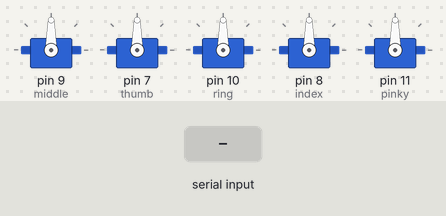
Recording of a program running on a simulated Arduino Nano, built with avr-gcc and run on an emulated ATmega328P. Shown: 5 × servo. Inputs (shaded band) come from the test bench.

Above: at 1.2 s.
1.3 s: "90,45,200\n" received over Serial
At 2.5 s:
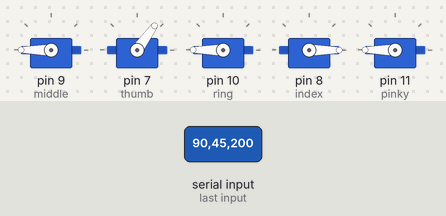
2.8 s: "30,150,10\n" received over Serial
At 3.8 s:
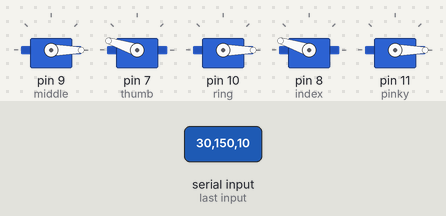
4.3 s: "90,45\n" received over Serial
At 4.8 s:
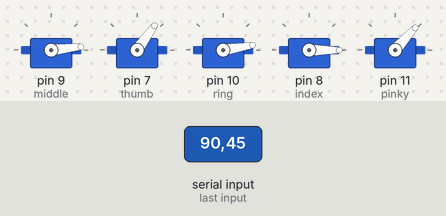
5.8 s: "30,150\n" received over Serial
At 7.0 s:
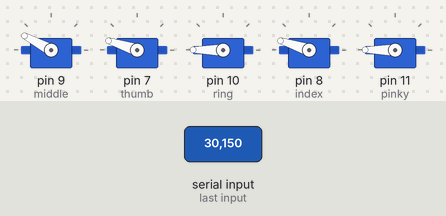
7.3 s: "90,45,200,10\n" received over Serial
At 8.5 s:
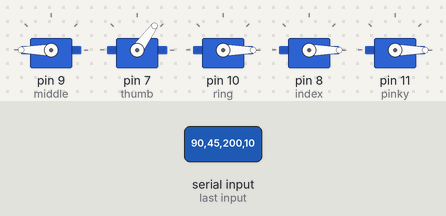
8.8 s: "30,150,10,200\n" received over Serial
At 9.7 s:
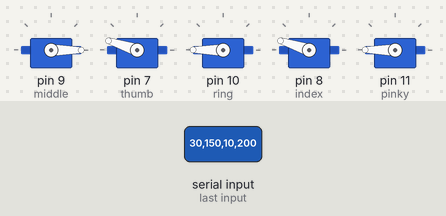
Timing chart, 0 to 11.3 s (numbered marks = the images above; inputs shaded):
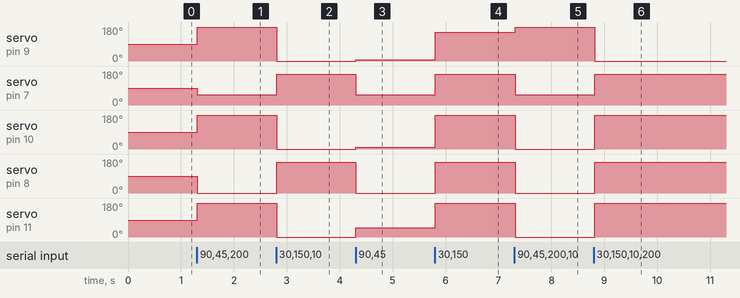

Measured:
- after the input at 1.3 s, servo on pin 9 (middle), servo on pin 10 (ring), servo on pin 11 (pinky): 90° → 180° at once; servo on pin 7 (thumb): 90° → 54° at once; servo on pin 8 (index): 90° → 0° at once
- after the input at 2.8 s, servo on pin 9 (middle), servo on pin 10 (ring), servo on pin 11 (pinky): 180° → 0° at once; servo on pin 7 (thumb): 54° → 162° at once; servo on pin 8 (index): 0° → 162° at once
- after the input at 4.3 s, servo on pin 9 (middle): 0° → 6° at once; servo on pin 7 (thumb): 162° → 54° at once; servo on pin 10 (ring): 0° → 9° at once; servo on pin 8 (index): 162° → 0° at once; servo on pin 11 (pinky): 0° → 48° at once
- after the input at 5.8 s, servo on pin 9 (middle): 6° → 152° at once; servo on pin 7 (thumb): 54° → 162° at once; servo on pin 10 (ring): 9° → 180° at once; servo on pin 8 (index): 0° → 162° at once; servo on pin 11 (pinky): 48° → 180° at once
- after the input at 7.3 s, servo on pin 9 (middle): 152° → 180° at once; servo on pin 7 (thumb): 162° → 54° at once; servo on pin 10 (ring), servo on pin 11 (pinky): 180° → 0° at once; servo on pin 8 (index): 162° → 0° at once
- after the input at 8.8 s, servo on pin 9 (middle): 180° → 0° at once; servo on pin 7 (thumb): 54° → 162° at once; servo on pin 10 (ring), servo on pin 11 (pinky): 0° → 180° at once; servo on pin 8 (index): 0° → 162° at once

The program:

main.cpp
```cpp
#include <Arduino.h>
#include <Servo.h>

int potpin = A3;  // analog pin used to connect the potentiometer
int val;    // variable to read the value from the analog pin
Servo thumb;
Servo index;
Servo middle;
Servo ring;
Servo pinky;

// serial communication distance inputs

int inputThumb;
int inputIndex;
int inputMiddle;
int inputRing;
int inputPinky;

// angle output to servos

int angleThumb;
int angleIndex;
int angleMiddle;
int angleRing;
int anglePinky;

int testAngle = 180;

void setup() {
   Serial.begin(9600);
   middle.attach(9);
   thumb.attach(7);
   ring.attach(10);
   index.attach(8);
   pinky.attach(11);

}


void loop() {


// scale it for use with the servo (value between 0 and 180)


if(Serial.available()){
    String distanceValues = Serial.readStringUntil('\n');

    inputThumb = distanceValues.substring(0, distanceValues.indexOf(',')).toInt();
    distanceValues = distanceValues.substring(distanceValues.indexOf(',') + 1);

    inputIndex = distanceValues.substring(0, distanceValues.indexOf(',')).toInt();
    distanceValues = distanceValues.substring(distanceValues.indexOf(',') + 1);

    inputMiddle = distanceValues.substring(0, distanceValues.indexOf(',')).toInt();
    distanceValues = distanceValues.substring(distanceValues.indexOf(',') + 1);

    inputRing = distanceValues.substring(0, distanceValues.indexOf(',')).toInt();
    distanceValues = distanceValues.substring(distanceValues.indexOf(',') + 1);

    inputPinky = distanceValues.toInt();

    angleThumb = map(inputThumb, 120 , 20 ,0, 180);
    angleIndex = map(inputIndex, 55 , 160 ,0, 180);
    angleMiddle = map(inputMiddle, 40 , 170  ,0, 180);
    angleRing = map(inputRing, 40 , 140 ,0, 180);
    anglePinky = map(inputPinky,10 , 140 ,0, 180);


    thumb.write(angleThumb);
    index.write(angleIndex);
    middle.write(angleMiddle);
    ring.write(angleRing);
    pinky.write(anglePinky);


  }


}
```
